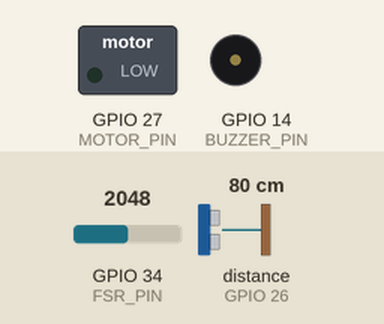
A sketch run on a simulated ESP32. Parts: switched loads named in the sketch (green lamp = pin HIGH), buzzer (waves = sounding). Wiring (inferred from the names in the program): ultrasonic range finder: trigger GPIO 25; echo GPIO 26. Inputs (shaded band) come from the test bench; at power-on: distance to the obstacle (sensor on GPIO 26) 80 cm, GPIO 34 (FSR_PIN) = 2048 (analog values on the 0–4095 scale). The echo pulse lasts 58.3 µs per cm; WiFi joins after 1.5 s; servers stay silent unless stated; uploads are accepted with an empty reply; pins used as bus, display or sensor lines are not drawn; what the sketch prints to the serial monitor is not drawn.

Above: at 3.2 s.
3.3 s: distance to the obstacle (sensor on GPIO 26) set to 59 cm
6.3 s: distance to the obstacle (sensor on GPIO 26) set to 49 cm
At 8.5 s:
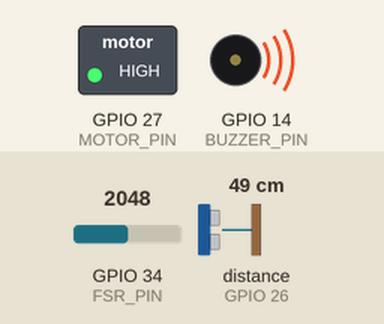
9.3 s: GPIO 34 (FSR_PIN) set to 628
12.3 s: GPIO 34 (FSR_PIN) set to 572
At 12.8 s:
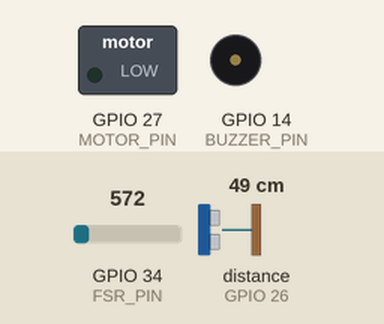
13.8 s: GPIO 34 (FSR_PIN) set to 1228
At 13.91 s:
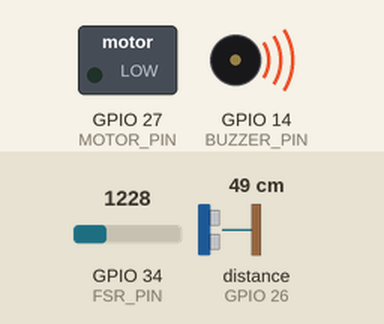
16.8 s: GPIO 34 (FSR_PIN) set to 560
At 17.9 s:
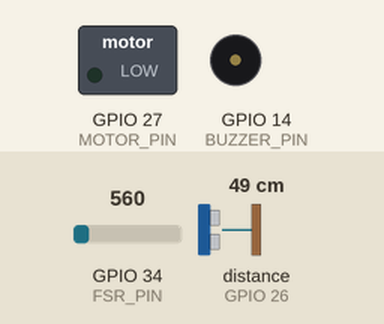
Timing chart, 0 to 19.3 s (numbered marks = the images above; inputs shaded):
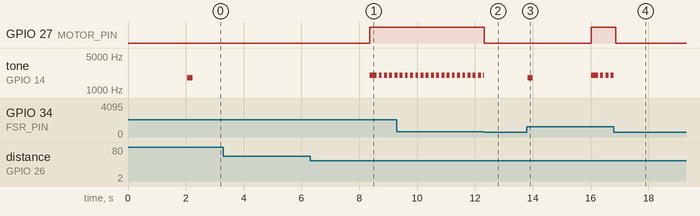

Measured:
- the behaviour switches between 55 and 54 cm on distance to the obstacle (sensor on GPIO 26) (found by bisection; images 0 and 1)
- the behaviour switches between 601 and 600 on GPIO 34 (FSR_PIN) (found by bisection; images 1 and 2)
- after the input at 3.3 s, every drawn part: stays the same
- after the input at 6.3 s, GPIO 27 (MOTOR_PIN): LOW → HIGH after 2.1 s; tone on GPIO 14 (BUZZER_PIN): silent → 2000 Hz after 2.1 s, then repeats every 0.18 s: silent 0.08 s, 2000 Hz 0.10 s
- after the input at 12.3 s, GPIO 27 (MOTOR_PIN): HIGH → LOW at once
- after the input at 13.8 s, GPIO 27 (MOTOR_PIN): LOW → HIGH after 2.2 s; tone on GPIO 14 (BUZZER_PIN): plays 1800 Hz for 0.18 s, 2000 Hz for 0.23 s, 2000 Hz for 0.10 s, 2000 Hz for 0.10 s, 2000 Hz for 0.10 s, starting at once
- after the input at 16.8 s, GPIO 27 (MOTOR_PIN): HIGH → LOW after 0.07 s; tone on GPIO 14 (BUZZER_PIN): goes on until 16.8 s, then stays silent

The sketch:

ShiseiKaizen.ino
```cpp
// =====================================================
// Smart Posture System
// ESP32 + FSR + Ultrasonic + Motor + Buzzer
//
// Database เก็บเฉพาะ BAD_POSTURE
// WiFi Setup ผ่าน Captive Portal
// =====================================================

#include <WiFi.h>
#include <WiFiManager.h>
#include <HTTPClient.h>

// =====================================================
// 1. API
// =====================================================

// *** IP เครื่องที่รัน PHP Server ***
// ESP32 ต้องมองเห็น IP นี้ได้
const char* serverUrl =
  "http://192.168.1.124/shisei_api/api.php";


// =====================================================
// 2. PIN
// =====================================================

const int FSR_PIN = 34;
const int TRIG_PIN = 25;
const int ECHO_PIN = 26;
const int MOTOR_PIN = 27;
const int BUZZER_PIN = 14;


// =====================================================
// 3. SETTINGS
// =====================================================

// FSR > 400 = มีคนนั่ง
const int FSR_THRESHOLD = 600;

// <= 5 cm = หลังตรง
const float STRAIGHT_DISTANCE = 5.0;

// > 5 ถึง 55 cm = หลังงอ
const float MAX_DISTANCE = 55.0;

// หลังงอครบ 2 วินาที
const unsigned long BAD_POSTURE_TIME = 2000;

// อ่าน Sensor ทุก 100 ms
const unsigned long SENSOR_INTERVAL = 100;

// Buzzer ปี๊บถี่
const unsigned long BEEP_ON_TIME = 100;
const unsigned long BEEP_OFF_TIME = 80;


// =====================================================
// VARIABLES
// =====================================================

bool personSitting = false;
bool countingPosture = false;
bool warningActive = false;
bool buzzerState = false;

// ส่ง Database แล้วหรือยัง
bool badPostureSent = false;

unsigned long badPostureStart = 0;
unsigned long lastSensorTime = 0;
unsigned long lastBeepTime = 0;


// =====================================================
// WIFI SETUP
// =====================================================

void setupWiFi() {

  WiFi.mode(WIFI_STA);

  WiFiManager wm;

  // รอหน้า Setup สูงสุด 3 นาที
  wm.setConfigPortalTimeout(180);

  Serial.println();
  Serial.println("================================");
  Serial.println("       WIFI AUTO SETUP");
  Serial.println("================================");

  Serial.println(">> Trying saved WiFi...");
  Serial.println(">> If connection fails:");
  Serial.println(">> Connect to: Shisei-Kaizen-Setup");
  Serial.println();

  /*
     การทำงานของ autoConnect()

     1. ถ้ามี WiFi ที่เคยบันทึกไว้
        -> ESP32 ต่อเอง

     2. ถ้าต่อไม่ได้
        -> ESP32 สร้าง WiFi
           Shisei-Kaizen-Setup

     3. ผู้ใช้ใช้มือถือเชื่อมต่อ
        -> เลือก WiFi
        -> ใส่ Password

     4. ESP32 บันทึกค่าไว้
  */

  bool connected =
    wm.autoConnect("Shisei-Kaizen-Setup");

  if (
    connected &&
    WiFi.status() == WL_CONNECTED
  ) {

    Serial.println();
    Serial.println(">> WiFi Connected!");

    Serial.print(">> SSID = ");
    Serial.println(WiFi.SSID());

    Serial.print(">> ESP32 IP = ");
    Serial.println(WiFi.localIP());

    Serial.print(">> Signal = ");
    Serial.print(WiFi.RSSI());
    Serial.println(" dBm");

  }

  else {

    Serial.println();
    Serial.println(">> WiFi setup timeout");
    Serial.println(">> Continue in Offline Mode");

  }

}


// =====================================================
// SEND BAD_POSTURE TO PHP
// =====================================================

void sendBadPosture(
  float distance,
  int fsr,
  int durationSec
) {

  Serial.println();
  Serial.println(
    "========== SEND PHP =========="
  );

  // -----------------------------------------
  // เช็ก WiFi
  // -----------------------------------------

  if (
    WiFi.status() != WL_CONNECTED
  ) {

    Serial.println(
      ">> ERROR: WIFI NOT CONNECTED"
    );

    Serial.println(
      "=============================="
    );

    return;
  }


  WiFiClient client;
  HTTPClient http;


  Serial.print(">> URL: ");
  Serial.println(serverUrl);


  // -----------------------------------------
  // เชื่อม PHP API
  // -----------------------------------------

  http.begin(
    client,
    serverUrl
  );

  http.setTimeout(5000);

  http.addHeader(
    "Content-Type",
    "application/json"
  );


  // -----------------------------------------
  // JSON
  // -----------------------------------------

  String jsonPayload = "{";

  jsonPayload +=
    "\"device_id\":1,";

  jsonPayload +=
    "\"event_type\":\"BAD_POSTURE\",";

  jsonPayload +=
    "\"distance_cm\":" +
    String(distance, 2) +
    ",";

  jsonPayload +=
    "\"fsr_value\":" +
    String(fsr) +
    ",";

  jsonPayload +=
    "\"duration_seconds\":" +
    String(durationSec) +
    ",";

  jsonPayload +=
    "\"note\":\"ESP32 Local Posture Guard\"";

  jsonPayload += "}";


  Serial.print(">> JSON = ");
  Serial.println(jsonPayload);


  // -----------------------------------------
  // POST
  // -----------------------------------------

  int httpCode =
    http.POST(jsonPayload);


  Serial.print(
    ">> HTTP CODE = "
  );

  Serial.println(httpCode);


  if (
    httpCode > 0
  ) {

    String response =
      http.getString();

    Serial.print(
      ">> PHP RESPONSE = "
    );

    Serial.println(response);

  }

  else {

    Serial.print(
      ">> CONNECTION ERROR = "
    );

    Serial.println(
      http.errorToString(httpCode)
    );

  }


  http.end();


  Serial.println(
    "=============================="
  );

  Serial.println();

}


// =====================================================
// READ FSR
// =====================================================

int readFSR() {

  long total = 0;

  // อ่าน 5 ครั้งแล้วเฉลี่ย
  // เพื่อลด Noise

  for (
    int i = 0;
    i < 5;
    i++
  ) {

    total +=
      analogRead(FSR_PIN);

    delay(2);

  }

  return total / 5;

}


// =====================================================
// READ ULTRASONIC
// =====================================================

float readDistance() {

  digitalWrite(
    TRIG_PIN,
    LOW
  );

  delayMicroseconds(2);


  digitalWrite(
    TRIG_PIN,
    HIGH
  );

  delayMicroseconds(10);


  digitalWrite(
    TRIG_PIN,
    LOW
  );


  unsigned long duration =
    pulseIn(
      ECHO_PIN,
      HIGH,
      30000
    );


  if (
    duration == 0
  ) {

    return -1;

  }


  float distance =
    duration *
    0.0343 /
    2.0;


  return distance;

}


// =====================================================
// START BEEP
// =====================================================

void startBeep() {

  tone(
    BUZZER_PIN,
    1800
  );

  delay(180);

  noTone(
    BUZZER_PIN
  );

  Serial.println(
    ">> SYSTEM START BEEP"
  );

}


// =====================================================
// START WARNING
// =====================================================

void startWarning() {

  if (
    warningActive
  ) {

    return;

  }


  warningActive = true;

  buzzerState = true;

  lastBeepTime =
    millis();


  // Motor สั่น
  digitalWrite(
    MOTOR_PIN,
    HIGH
  );


  // เริ่ม Buzzer
  tone(
    BUZZER_PIN,
    2000
  );


  Serial.println();

  Serial.println(
    "!!!!!!!!!!!!!!!!!!!!!!!!!!!!"
  );

  Serial.println(
    "!!! BAD POSTURE WARNING !!!"
  );

  Serial.println(
    "!!! FAST BEEP + MOTOR !!!"
  );

  Serial.println(
    "!!!!!!!!!!!!!!!!!!!!!!!!!!!!"
  );

}


// =====================================================
// FAST BEEP
// =====================================================

void updateWarning() {

  if (
    !warningActive
  ) {

    return;

  }


  unsigned long now =
    millis();


  digitalWrite(
    MOTOR_PIN,
    HIGH
  );


  // -----------------------------------------
  // Buzzer กำลังดัง
  // -----------------------------------------

  if (
    buzzerState
  ) {

    if (
      now -
      lastBeepTime >=
      BEEP_ON_TIME
    ) {

      buzzerState = false;

      lastBeepTime = now;

      noTone(
        BUZZER_PIN
      );

    }

  }


  // -----------------------------------------
  // Buzzer กำลังเงียบ
  // -----------------------------------------

  else {

    if (
      now -
      lastBeepTime >=
      BEEP_OFF_TIME
    ) {

      buzzerState = true;

      lastBeepTime = now;

      tone(
        BUZZER_PIN,
        2000
      );

    }

  }

}


// =====================================================
// STOP WARNING
// =====================================================

void stopWarning() {

  warningActive = false;

  buzzerState = false;

  noTone(
    BUZZER_PIN
  );

  digitalWrite(
    MOTOR_PIN,
    LOW
  );

}


// =====================================================
// RESET BAD POSTURE
// =====================================================

void resetBadPosture() {

  countingPosture = false;

  badPostureStart = 0;


  // พอกลับมาหลังตรง
  // สามารถบันทึก BAD ครั้งต่อไปได้

  badPostureSent = false;

}


// =====================================================
// SETUP
// =====================================================

void setup() {

  Serial.begin(115200);

  delay(500);


  analogReadResolution(12);


  pinMode(
    FSR_PIN,
    INPUT
  );

  pinMode(
    TRIG_PIN,
    OUTPUT
  );

  pinMode(
    ECHO_PIN,
    INPUT
  );

  pinMode(
    MOTOR_PIN,
    OUTPUT
  );

  pinMode(
    BUZZER_PIN,
    OUTPUT
  );


  digitalWrite(
    TRIG_PIN,
    LOW
  );

  digitalWrite(
    MOTOR_PIN,
    LOW
  );

  noTone(
    BUZZER_PIN
  );


  // -----------------------------------------
  // WiFi
  // -----------------------------------------

  setupWiFi();


  // -----------------------------------------
  // Ready
  // -----------------------------------------

  Serial.println();

  Serial.println(
    "================================"
  );

  Serial.println(
    "     SHISEI KAIZEN READY"
  );

  Serial.println(
    "================================"
  );

  Serial.println(
    "FSR > 400 = SITTING"
  );

  Serial.println(
    "<= 5cm = POSTURE OK"
  );

  Serial.println(
    ">5 - 55cm = BAD POSTURE"
  );

  Serial.println(
    "BAD 2 sec = SEND PHP + ALERT"
  );

  Serial.println(
    "================================"
  );

}


// =====================================================
// LOOP
// =====================================================

void loop() {

  // Buzzer ปี๊บถี่แบบไม่ Block
  updateWarning();


  // -----------------------------------------
  // Sensor Interval
  // -----------------------------------------

  if (
    millis() -
    lastSensorTime <
    SENSOR_INTERVAL
  ) {

    return;

  }


  lastSensorTime =
    millis();


  // ===================================================
  // อ่าน Sensor
  // ===================================================

  int fsrValue =
    readFSR();


  float distance =
    readDistance();


  // ===================================================
  // แสดงค่า
  // ===================================================

  Serial.print(
    "FSR = "
  );

  Serial.print(
    fsrValue
  );

  Serial.print(
    " | Ultrasonic = "
  );


  if (
    distance < 0
  ) {

    Serial.print(
      "NO ECHO"
    );

  }

  else {

    Serial.print(
      distance,
      2
    );

    Serial.print(
      " cm"
    );

  }


  // ===================================================
  // ตรวจว่ามีคนนั่งหรือไม่
  // ===================================================

  bool sitting =
    fsrValue >
    FSR_THRESHOLD;


  // ===================================================
  // ไม่มีคนนั่ง
  // ===================================================

  if (
    !sitting
  ) {

    Serial.println(
      " | NO SITTING"
    );


    if (
      personSitting
    ) {

      Serial.println(
        ">> USER LEFT"
      );

    }


    personSitting = false;


    stopWarning();

    resetBadPosture();


    // ไม่ส่ง Database
    return;

  }


  // ===================================================
  // เพิ่งนั่ง
  // ===================================================

  if (
    !personSitting
  ) {

    personSitting = true;


    Serial.println(
      " | SITTING DETECTED"
    );


    startBeep();

    resetBadPosture();


    // ไม่ส่ง Database
    return;

  }


  // ===================================================
  // ULTRASONIC ไม่มี Echo
  // ===================================================

  if (
    distance < 0
  ) {

    Serial.println(
      " | SENSOR NO ECHO"
    );


    stopWarning();

    resetBadPosture();


    // ไม่ส่ง Database
    return;

  }


  // ===================================================
  // POSTURE OK
  // <= 5 cm
  // ===================================================

  if (
    distance <=
    STRAIGHT_DISTANCE
  ) {

    Serial.println(
      " | POSTURE OK"
    );


    stopWarning();

    resetBadPosture();


    // ไม่ส่ง Database
    return;

  }


  // ===================================================
  // BAD POSTURE
  // > 5 ถึง <= 55 cm
  // ===================================================

  if (
    distance >
    STRAIGHT_DISTANCE
    &&
    distance <=
    MAX_DISTANCE
  ) {


    // -----------------------------------------
    // เริ่มจับเวลา
    // -----------------------------------------

    if (
      !countingPosture
    ) {

      countingPosture = true;

      badPostureStart =
        millis();

    }


    unsigned long elapsed =
      millis() -
      badPostureStart;


    Serial.print(
      " | BAD POSTURE | Time = "
    );

    Serial.print(
      elapsed / 1000.0,
      1
    );

    Serial.println(
      " sec"
    );


    // =================================================
    // หลังงอครบ 2 วินาที
    // =================================================

    if (
      elapsed >=
      BAD_POSTURE_TIME
    ) {


      // -----------------------------------------
      // เปิดเสียง + Motor
      // -----------------------------------------

      if (
        !warningActive
      ) {

        startWarning();

      }


      // -----------------------------------------
      // ส่ง Database แค่ครั้งเดียว
      // ต่อการหลังงอหนึ่งรอบ
      // -----------------------------------------

      if (
        !badPostureSent
      ) {

        badPostureSent = true;


        Serial.println();

        Serial.println(
          ">> BAD_POSTURE CONFIRMED"
        );

        Serial.println(
          ">> SEND TO DATABASE"
        );


        sendBadPosture(
          distance,
          fsrValue,
          elapsed / 1000
        );

      }

    }


    return;

  }


  // ===================================================
  // ระยะ > 55 cm
  // ===================================================

  if (
    distance >
    MAX_DISTANCE
  ) {

    Serial.println(
      " | >55cm | FSR STILL SITTING"
    );


    stopWarning();

    resetBadPosture();


    // ไม่ส่ง Database
    return;

  }

}
```
